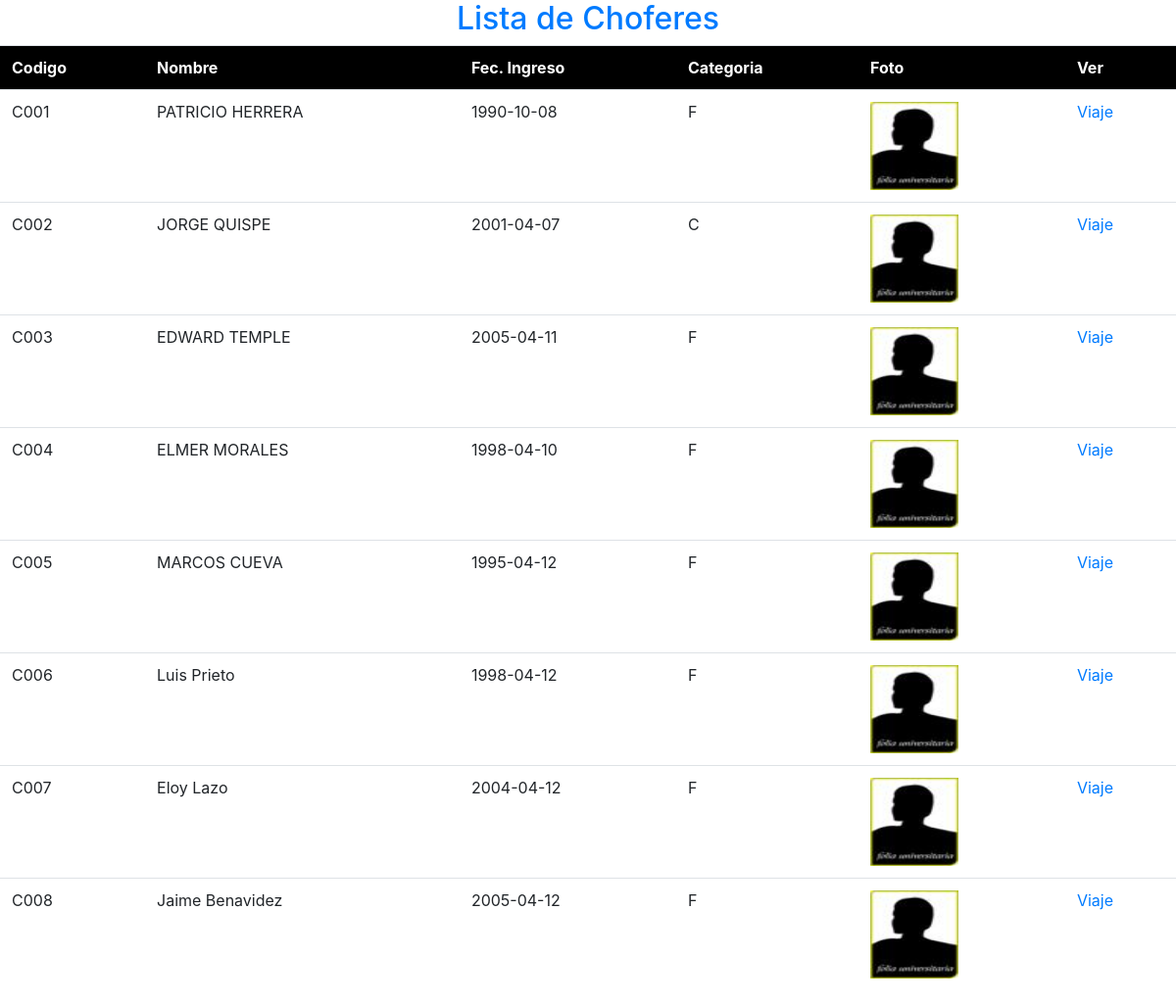
Page /SistemaViajes/pagChofer.php on the committed database.
### SistemaViajes/Negocio.php (called while the page is built, shortened)
<?php
include_once './Conexion.php';
class Negocio {
    function listaChoferes(){
        $obj = new Conexion();
        $sql = "select idcod, chonom, chofin, chocat from chofer";
        $res = mysqli_query($obj->conecta(), $sql) or die(mysqli_error($obj->desconecta()));
        $vec = Array();
        while($f = mysqli_fetch_array($res)){
            $vec[] = $f;
        }
        return $vec;
    }
}

### SistemaViajes/Conexion.php (called while the page is built, shortened)
<?php
class Conexion {
    private $cn = null;
    function conecta(){
        if($this->cn==null){
            $this->cn = mysqli_connect("localhost","root","","bdviajes");
        }
        return $this->cn;
    }
}

### SistemaViajes/pagChofer.php (the view, shortened to what this page needs)
<html>
    <head>
        <link href="css/adminlte.min.css" rel="stylesheet" type="text/css"/>
    </head>
    <body>
        <?php
        include_once './Negocio.php';
        $obj = new Negocio();
        $lista = $obj->listaChoferes();
        ?>
    <center>
        <h2 class="text-blue">Lista de Choferes</h2>
        <table class = "table table-hover">
            <tr class="text-white bg-black"><th>Codigo<th>Nombre<th>Fec. Ingreso<th>Categoria<th>Foto<th>Ver
            <?php
                foreach($lista as $fila){
                    echo "<tr><td>$fila[0]<td>$fila[1]<td>$fila[2]<td>$fila[3]";
            ?>
                <td><img src="fotos/<?=$fila[0]?>.jpg" height="90" width="90" onerror="src='fotos/sin_foto.jpg'"/>
                <td><a href="pagViajeChofer.php?cod=<?=$fila[0]?>&nom=<?=$fila[1]?>">Viaje</a>
            <?php
                }
            ?>
        </table>
    </center>
    </body>
</html>

### rows in the picture
chofer: IDCOD "C001", CHONOM "PATRICIO HERRERA", CHOFIN "1990-10-08", CHOCAT "F"
chofer: IDCOD "C002", CHONOM "JORGE QUISPE", CHOFIN "2001-04-07", CHOCAT "C"
chofer: IDCOD "C003", CHONOM "EDWARD TEMPLE", CHOFIN "2005-04-11", CHOCAT "F"
chofer: IDCOD "C004", CHONOM "ELMER MORALES", CHOFIN "1998-04-10", CHOCAT "F"
chofer: IDCOD "C005", CHONOM "MARCOS CUEVA", CHOFIN "1995-04-12", CHOCAT "F"
chofer: IDCOD "C006", CHONOM "Luis Prieto", CHOFIN "1998-04-12", CHOCAT "F"
chofer: IDCOD "C007", CHONOM "Eloy Lazo", CHOFIN "2004-04-12", CHOCAT "F"
chofer: IDCOD "C008", CHONOM "Jaime Benavidez", CHOFIN "2005-04-12", CHOCAT "F"
